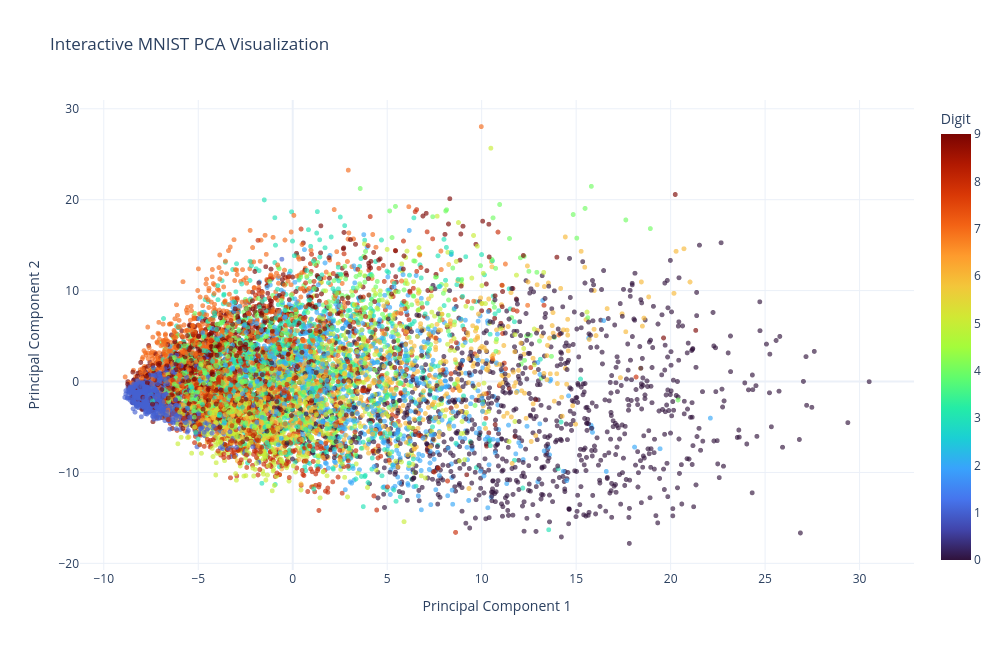

The cell this chart's notebook holds for it:
### Code cell
# ============================================================
# ADVANCED INTERACTIVE PCA VISUALIZATION
# ============================================================

import plotly.express as px

interactive_fig = px.scatter(
    pca_df,
    x="PC1",
    y="PC2",
    color="Digit",
    color_continuous_scale="Turbo",
    hover_data={
        "Digit": True,
        "PC1": ":.3f",
        "PC2": ":.3f"
    },
    title="Interactive MNIST PCA Visualization"
)

interactive_fig.update_traces(
    marker=dict(size=5, opacity=0.65)
)

interactive_fig.update_layout(
    template="plotly_white",
    width=1000,
    height=650,
    xaxis_title="Principal Component 1",
    yaxis_title="Principal Component 2",
    legend_title="Digit Label"
)

interactive_fig.show()

### Figure 1 — Plotly figure (JSON) as saved in the notebook; plotly's stock layout.template omitted (floating-point values rounded to 4 significant figures; data arrays with more than 128 entries replaced by an {"elided": "..."} marker saying what was removed)
{"data": [{"customdata": {"elided": "10000x1 int values"}, "hovertemplate": "PC1=%{x:.3f}<br>PC2=%{y:.3f}<br>Digit=%{marker.color}<extra></extra>", "legendgroup": "", "marker": {"color": {"elided": "10000 int values"}, "coloraxis": "coloraxis", "opacity": 0.65, "size": 5, "symbol": "circle"}, "mode": "markers", "name": "", "showlegend": false, "type": "scattergl", "x": {"elided": "10000 float values"}, "xaxis": "x", "y": {"elided": "10000 float values"}, "yaxis": "y"}], "layout": {"coloraxis": {"colorbar": {"title": {"text": "Digit"}}, "colorscale": [[0, "#30123b"], [0.07143, "#4145ab"], [0.1429, "#4675ed"], [0.2143, "#39a2fc"], [0.2857, "#1bcfd4"], [0.3571, "#24eca6"], [0.4286, "#61fc6c"], [0.5, "#a4fc3b"], [0.5714, "#d1e834"], [0.6429, "#f3c63a"], [0.7143, "#fe9b2d"], [0.7857, "#f36315"], [0.8571, "#d93806"], [0.9286, "#b11901"], [1, "#7a0402"]]}, "height": 650, "legend": {"title": {"text": "Digit Label"}, "tracegroupgap": 0}, "title": {"text": "Interactive MNIST PCA Visualization"}, "width": 1000, "xaxis": {"anchor": "y", "domain": [0, 1], "title": {"text": "Principal Component 1"}}, "yaxis": {"anchor": "x", "domain": [0, 1], "title": {"text": "Principal Component 2"}}}}
